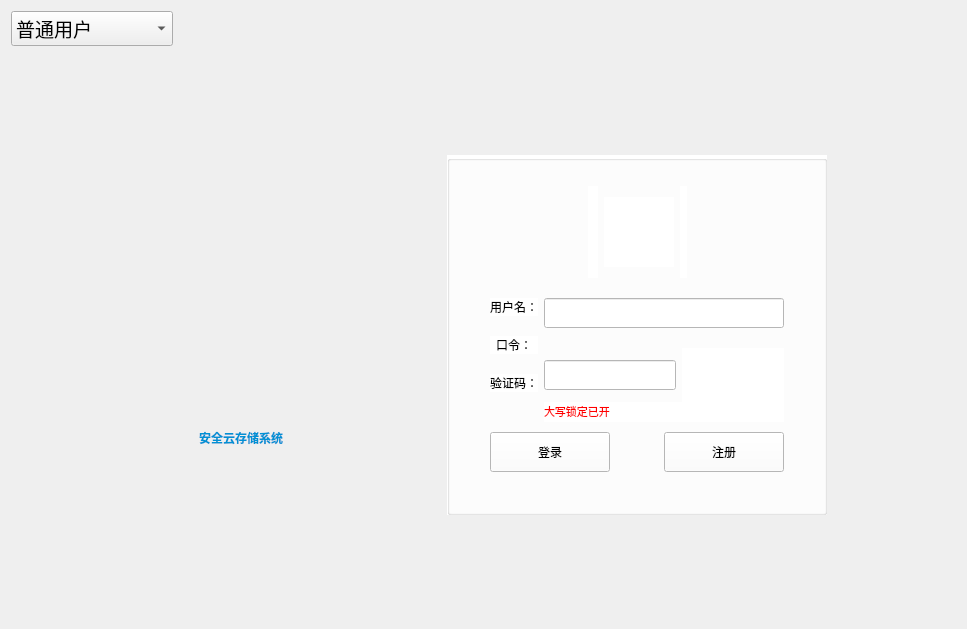
<?xml version="1.0" encoding="UTF-8"?>
<ui version="4.0">
 <class>LoginWidget</class>
 <widget class="QWidget" name="LoginWidget">
  <property name="geometry">
   <rect>
    <x>0</x>
    <y>0</y>
    <width>967</width>
    <height>629</height>
   </rect>
  </property>
  <property name="minimumSize">
   <size>
    <width>967</width>
    <height>629</height>
   </size>
  </property>
  <property name="windowTitle">
   <string>LoginWidget</string>
  </property>
  <property name="windowIcon">
   <iconset resource="resource.qrc">
    <normaloff>:/pic/resource/img/manager.ico</normaloff>:/pic/resource/img/manager.ico</iconset>
  </property>
  <layout class="QHBoxLayout" name="horizontalLayout_9">
   <item>
    <layout class="QVBoxLayout" name="verticalLayout_9">
     <item>
      <layout class="QHBoxLayout" name="horizontalLayout_12">
       <item>
        <widget class="QComboBox" name="comboBox">
         <property name="font">
          <font>
           <family>楷体</family>
           <pointsize>14</pointsize>
          </font>
         </property>
         <item>
          <property name="text">
           <string>普通用户</string>
          </property>
         </item>
         <item>
          <property name="text">
           <string>安全审计员</string>
          </property>
         </item>
         <item>
          <property name="text">
           <string>系统管理员</string>
          </property>
         </item>
         <item>
          <property name="text">
           <string>安全保密管理员</string>
          </property>
         </item>
        </widget>
       </item>
       <item>
        <spacer name="horizontalSpacer_12">
         <property name="orientation">
          <enum>Qt::Horizontal</enum>
         </property>
         <property name="sizeHint" stdset="0">
          <size>
           <width>40</width>
           <height>20</height>
          </size>
         </property>
        </spacer>
       </item>
      </layout>
     </item>
     <item>
      <spacer name="verticalSpacer_5">
       <property name="orientation">
        <enum>Qt::Vertical</enum>
       </property>
       <property name="sizeHint" stdset="0">
        <size>
         <width>20</width>
         <height>40</height>
        </size>
       </property>
      </spacer>
     </item>
     <item>
      <layout class="QHBoxLayout" name="horizontalLayout_8">
       <item>
        <spacer name="horizontalSpacer_7">
         <property name="orientation">
          <enum>Qt::Horizontal</enum>
         </property>
         <property name="sizeHint" stdset="0">
          <size>
           <width>40</width>
           <height>20</height>
          </size>
         </property>
        </spacer>
       </item>
       <item>
        <layout class="QHBoxLayout" name="horizontalLayout_7">
         <item>
          <layout class="QHBoxLayout" name="horizontalLayout_4">
           <item>
            <spacer name="horizontalSpacer_2">
             <property name="orientation">
              <enum>Qt::Horizontal</enum>
             </property>
             <property name="sizeHint" stdset="0">
              <size>
               <width>40</width>
               <height>20</height>
              </size>
             </property>
            </spacer>
           </item>
           <item>
            <layout class="QVBoxLayout" name="verticalLayout_7">
             <item>
              <spacer name="verticalSpacer">
               <property name="orientation">
                <enum>Qt::Vertical</enum>
               </property>
               <property name="sizeHint" stdset="0">
                <size>
                 <width>20</width>
                 <height>40</height>
                </size>
               </property>
              </spacer>
             </item>
             <item>
              <layout class="QVBoxLayout" name="verticalLayout_6">
               <item>
                <layout class="QHBoxLayout" name="horizontalLayout_5">
                 <item>
                  <widget class="QLabel" name="label_3">
                   <property name="minimumSize">
                    <size>
                     <width>200</width>
                     <height>200</height>
                    </size>
                   </property>
                   <property name="maximumSize">
                    <size>
                     <width>200</width>
                     <height>200</height>
                    </size>
                   </property>
                   <property name="layoutDirection">
                    <enum>Qt::LeftToRight</enum>
                   </property>
                   <property name="styleSheet">
                    <string notr="true"/>
                   </property>
                   <property name="text">
                    <string/>
                   </property>
                   <property name="pixmap">
                    <pixmap resource="resource.qrc">:/pic/resource/img/login/logo.png</pixmap>
                   </property>
                   <property name="scaledContents">
                    <bool>true</bool>
                   </property>
                   <property name="alignment">
                    <set>Qt::AlignCenter</set>
                   </property>
                   <property name="openExternalLinks">
                    <bool>false</bool>
                   </property>
                  </widget>
                 </item>
                </layout>
               </item>
               <item>
                <widget class="QLabel" name="label_5">
                 <property name="styleSheet">
                  <string notr="true">
font: 60 36pt &quot;微软雅黑&quot;;</string>
                 </property>
                 <property name="text">
                  <string>&lt;html&gt;&lt;head/&gt;&lt;body&gt;&lt;p&gt;&lt;span style=&quot; font-weight:600; color:#0091d4;&quot;&gt;安全云存储系统&lt;/span&gt;&lt;/p&gt;&lt;/body&gt;&lt;/html&gt;</string>
                 </property>
                 <property name="alignment">
                  <set>Qt::AlignCenter</set>
                 </property>
                </widget>
               </item>
              </layout>
             </item>
             <item>
              <spacer name="verticalSpacer_2">
               <property name="orientation">
                <enum>Qt::Vertical</enum>
               </property>
               <property name="sizeHint" stdset="0">
                <size>
                 <width>20</width>
                 <height>40</height>
                </size>
               </property>
              </spacer>
             </item>
            </layout>
           </item>
           <item>
            <spacer name="horizontalSpacer_3">
             <property name="orientation">
              <enum>Qt::Horizontal</enum>
             </property>
             <property name="sizeHint" stdset="0">
              <size>
               <width>40</width>
               <height>20</height>
              </size>
             </property>
            </spacer>
           </item>
          </layout>
         </item>
         <item>
          <spacer name="horizontalSpacer_11">
           <property name="orientation">
            <enum>Qt::Horizontal</enum>
           </property>
           <property name="sizeHint" stdset="0">
            <size>
             <width>20</width>
             <height>20</height>
            </size>
           </property>
          </spacer>
         </item>
         <item>
          <layout class="QVBoxLayout" name="verticalLayout_8">
           <item>
            <spacer name="verticalSpacer_3">
             <property name="orientation">
              <enum>Qt::Vertical</enum>
             </property>
             <property name="sizeHint" stdset="0">
              <size>
               <width>20</width>
               <height>40</height>
              </size>
             </property>
            </spacer>
           </item>
           <item>
            <layout class="QHBoxLayout" name="horizontalLayout_6">
             <item>
              <spacer name="horizontalSpacer_4">
               <property name="orientation">
                <enum>Qt::Horizontal</enum>
               </property>
               <property name="sizeHint" stdset="0">
                <size>
                 <width>40</width>
                 <height>20</height>
                </size>
               </property>
              </spacer>
             </item>
             <item>
              <widget class="QGroupBox" name="groupbox_login">
               <property name="minimumSize">
                <size>
                 <width>380</width>
                 <height>360</height>
                </size>
               </property>
               <property name="styleSheet">
                <string notr="true">background-color: rgb(255, 255, 255);
font: 14pt &quot;楷体&quot;;
border-color: rgb(189, 189, 189);
selection-background-color: rgb(77, 77, 77);</string>
               </property>
               <property name="title">
                <string/>
               </property>
               <layout class="QVBoxLayout" name="verticalLayout_5">
                <property name="leftMargin">
                 <number>40</number>
                </property>
                <property name="topMargin">
                 <number>25</number>
                </property>
                <property name="rightMargin">
                 <number>40</number>
                </property>
                <property name="bottomMargin">
                 <number>40</number>
                </property>
                <item>
                 <layout class="QVBoxLayout" name="verticalLayout_4">
                  <property name="spacing">
                   <number>20</number>
                  </property>
                  <item>
                   <layout class="QHBoxLayout" name="horizontalLayout_3">
                    <item>
                     <spacer name="horizontalSpacer">
                      <property name="orientation">
                       <enum>Qt::Horizontal</enum>
                      </property>
                      <property name="sizeHint" stdset="0">
                       <size>
                        <width>40</width>
                        <height>20</height>
                       </size>
                      </property>
                     </spacer>
                    </item>
                    <item>
                     <widget class="QLabel" name="label_6">
                      <property name="minimumSize">
                       <size>
                        <width>10</width>
                        <height>0</height>
                       </size>
                      </property>
                      <property name="text">
                       <string/>
                      </property>
                     </widget>
                    </item>
                    <item>
                     <widget class="QLabel" name="head_label">
                      <property name="minimumSize">
                       <size>
                        <width>70</width>
                        <height>70</height>
                       </size>
                      </property>
                      <property name="maximumSize">
                       <size>
                        <width>70</width>
                        <height>70</height>
                       </size>
                      </property>
                      <property name="styleSheet">
                       <string notr="true">background-image: url(:/pic/resource/img/login/user.png);</string>
                      </property>
                      <property name="text">
                       <string/>
                      </property>
                     </widget>
                    </item>
                    <item>
                     <widget class="QLabel" name="label_userstyle">
                      <property name="text">
                       <string/>
                      </property>
                     </widget>
                    </item>
                    <item>
                     <spacer name="horizontalSpacer_5">
                      <property name="orientation">
                       <enum>Qt::Horizontal</enum>
                      </property>
                      <property name="sizeHint" stdset="0">
                       <size>
                        <width>40</width>
                        <height>20</height>
                       </size>
                      </property>
                     </spacer>
                    </item>
                   </layout>
                  </item>
                  <item>
                   <layout class="QVBoxLayout" name="verticalLayout_3">
                    <property name="spacing">
                     <number>0</number>
                    </property>
                    <item>
                     <layout class="QHBoxLayout" name="horizontalLayout">
                      <property name="spacing">
                       <number>6</number>
                      </property>
                      <item>
                       <layout class="QVBoxLayout" name="verticalLayout">
                        <property name="spacing">
                         <number>20</number>
                        </property>
                        <property name="bottomMargin">
                         <number>10</number>
                        </property>
                        <item>
                         <widget class="QLabel" name="label_4">
                          <property name="text">
                           <string>用户名：</string>
                          </property>
                         </widget>
                        </item>
                        <item>
                         <widget class="QLabel" name="label_2">
                          <property name="text">
                           <string>口令：</string>
                          </property>
                          <property name="alignment">
                           <set>Qt::AlignCenter</set>
                          </property>
                         </widget>
                        </item>
                        <item>
                         <widget class="QLabel" name="label_7">
                          <property name="text">
                           <string>验证码：</string>
                          </property>
                         </widget>
                        </item>
                       </layout>
                      </item>
                      <item>
                       <layout class="QVBoxLayout" name="verticalLayout_2">
                        <property name="spacing">
                         <number>20</number>
                        </property>
                        <item>
                         <widget class="QLineEdit" name="lineEdit_username">
                          <property name="enabled">
                           <bool>true</bool>
                          </property>
                          <property name="minimumSize">
                           <size>
                            <width>240</width>
                            <height>30</height>
                           </size>
                          </property>
                         </widget>
                        </item>
                        <item>
                         <layout class="QHBoxLayout" name="lineEdit_password_horizontalLayout"/>
                        </item>
                        <item>
                         <layout class="QHBoxLayout" name="horizontalLayout_11">
                          <property name="spacing">
                           <number>6</number>
                          </property>
                          <property name="topMargin">
                           <number>0</number>
                          </property>
                          <item>
                           <widget class="QLineEdit" name="authcode_lineedit">
                            <property name="enabled">
                             <bool>true</bool>
                            </property>
                            <property name="minimumSize">
                             <size>
                              <width>0</width>
                              <height>30</height>
                             </size>
                            </property>
                           </widget>
                          </item>
                          <item>
                           <widget class="ClickableLabel" name="authcode_label">
                            <property name="minimumSize">
                             <size>
                              <width>102</width>
                              <height>50</height>
                             </size>
                            </property>
                            <property name="text">
                             <string/>
                            </property>
                           </widget>
                          </item>
                         </layout>
                        </item>
                       </layout>
                      </item>
                     </layout>
                    </item>
                    <item>
                     <layout class="QHBoxLayout" name="horizontalLayout_10">
                      <item>
                       <spacer name="horizontalSpacer_9">
                        <property name="orientation">
                         <enum>Qt::Horizontal</enum>
                        </property>
                        <property name="sizeHint" stdset="0">
                         <size>
                          <width>40</width>
                          <height>20</height>
                         </size>
                        </property>
                       </spacer>
                      </item>
                      <item>
                       <widget class="QLabel" name="label_Caps">
                        <property name="minimumSize">
                         <size>
                          <width>240</width>
                          <height>20</height>
                         </size>
                        </property>
                        <property name="text">
                         <string>&lt;html&gt;&lt;head/&gt;&lt;body&gt;&lt;p&gt;&lt;span style=&quot; font-size:8pt; color:#ff0000;&quot;&gt;大写锁定已开&lt;/span&gt;&lt;/p&gt;&lt;/body&gt;&lt;/html&gt;</string>
                        </property>
                       </widget>
                      </item>
                     </layout>
                    </item>
                    <item>
                     <layout class="QHBoxLayout" name="horizontalLayout_2">
                      <property name="topMargin">
                       <number>10</number>
                      </property>
                      <item>
                       <widget class="QPushButton" name="pushButton_Login">
                        <property name="minimumSize">
                         <size>
                          <width>120</width>
                          <height>40</height>
                         </size>
                        </property>
                        <property name="maximumSize">
                         <size>
                          <width>150</width>
                          <height>16777215</height>
                         </size>
                        </property>
                        <property name="text">
                         <string>登录</string>
                        </property>
                       </widget>
                      </item>
                      <item>
                       <spacer name="horizontalSpacer_10">
                        <property name="orientation">
                         <enum>Qt::Horizontal</enum>
                        </property>
                        <property name="sizeHint" stdset="0">
                         <size>
                          <width>40</width>
                          <height>20</height>
                         </size>
                        </property>
                       </spacer>
                      </item>
                      <item>
                       <widget class="QPushButton" name="pushButton">
                        <property name="minimumSize">
                         <size>
                          <width>120</width>
                          <height>40</height>
                         </size>
                        </property>
                        <property name="maximumSize">
                         <size>
                          <width>150</width>
                          <height>16777215</height>
                         </size>
                        </property>
                        <property name="text">
                         <string>注册</string>
                        </property>
                       </widget>
                      </item>
                     </layout>
                    </item>
                   </layout>
                  </item>
                 </layout>
                </item>
               </layout>
              </widget>
             </item>
             <item>
              <spacer name="horizontalSpacer_6">
               <property name="orientation">
                <enum>Qt::Horizontal</enum>
               </property>
               <property name="sizeHint" stdset="0">
                <size>
                 <width>40</width>
                 <height>20</height>
                </size>
               </property>
              </spacer>
             </item>
            </layout>
           </item>
           <item>
            <spacer name="verticalSpacer_4">
             <property name="orientation">
              <enum>Qt::Vertical</enum>
             </property>
             <property name="sizeHint" stdset="0">
              <size>
               <width>20</width>
               <height>40</height>
              </size>
             </property>
            </spacer>
           </item>
          </layout>
         </item>
        </layout>
       </item>
       <item>
        <spacer name="horizontalSpacer_8">
         <property name="orientation">
          <enum>Qt::Horizontal</enum>
         </property>
         <property name="sizeHint" stdset="0">
          <size>
           <width>40</width>
           <height>20</height>
          </size>
         </property>
        </spacer>
       </item>
      </layout>
     </item>
     <item>
      <spacer name="verticalSpacer_6">
       <property name="orientation">
        <enum>Qt::Vertical</enum>
       </property>
       <property name="sizeHint" stdset="0">
        <size>
         <width>20</width>
         <height>40</height>
        </size>
       </property>
      </spacer>
     </item>
    </layout>
   </item>
  </layout>
 </widget>
 <layoutdefault spacing="6" margin="11"/>
 <customwidgets>
  <customwidget>
   <class>ClickableLabel</class>
   <extends>QLabel</extends>
   <header>ClickableLabel.h</header>
  </customwidget>
 </customwidgets>
 <resources>
  <include location="resource.qrc"/>
 </resources>
 <connections/>
</ui>
